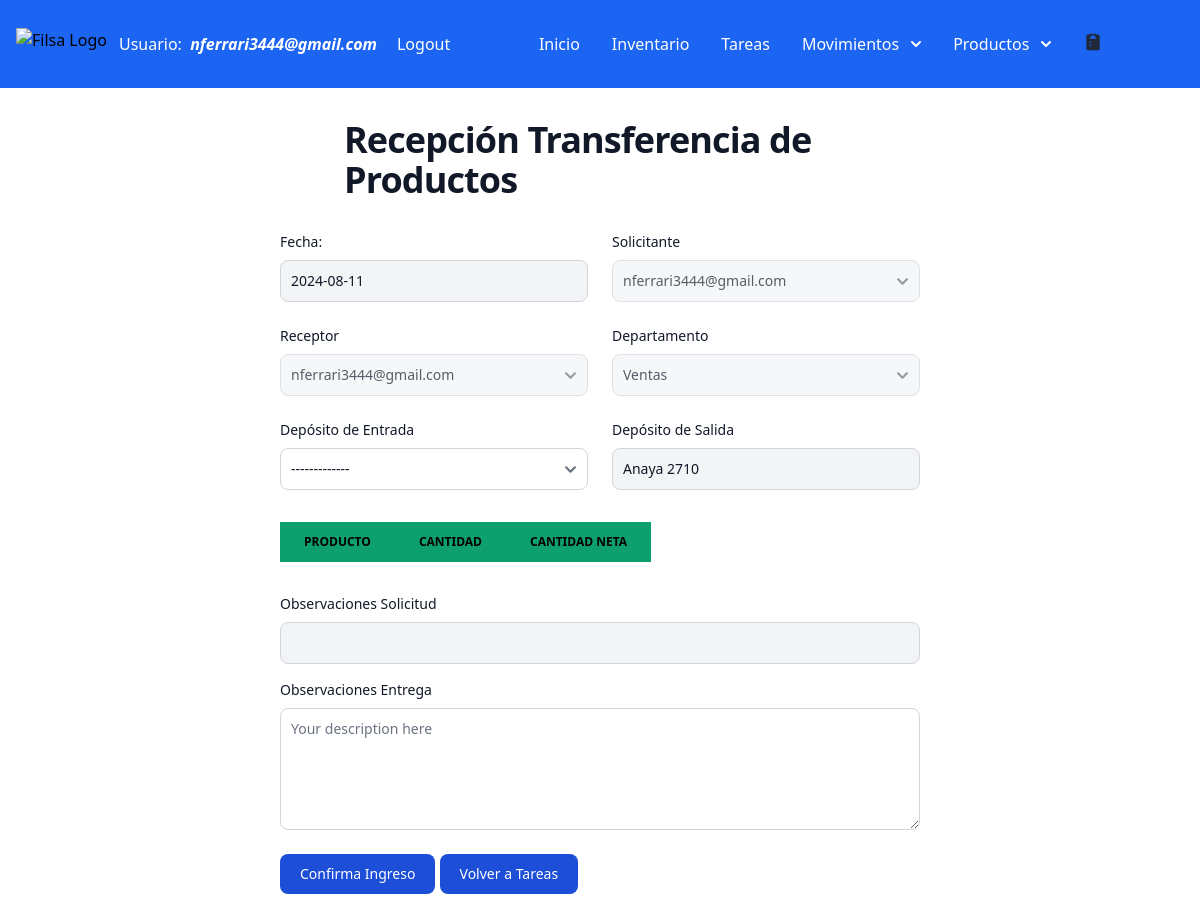
The page /transfer-reception/1 (signed in) on the database as committed earlier.
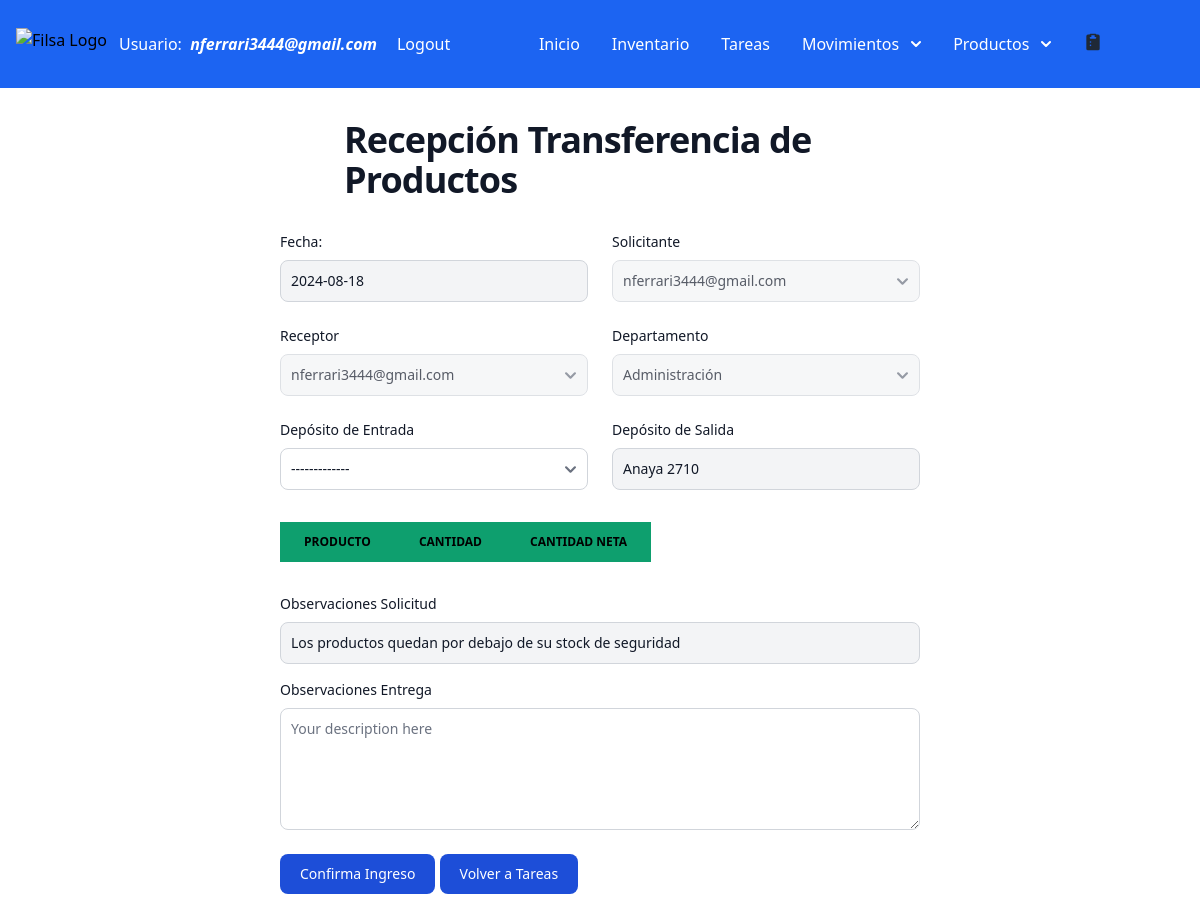
The same page on the database as committed later.
### filsa/models.py (models this page shows)
class Tasks(models.Model):
    STATUS = [('Pending','Pending'),
              ('Confirmed','Confirmed'),
              ('Cancelled', 'Cancelled')]
    DEPARTMENT = [('Ventas','Ventas'),
                ('Dirección', 'Dirección'),
                ('Administración', 'Administración'),
                 ('Encargado Servicio Técnico', 'Encargado Servicio Técnico'),
                ('Servicio Técnico', 'Servicio Técnico'),
                ('Logística','Logística')
                ]
    MOTIVOSINGRESO = [('Devolución Mercadería', 'Devolución Mercadería'),
                ('Importación', 'Importación'),
                 ('Compra en Plaza', 'Compra en Plaza'),
                 ('Armado Nuevo Producto', 'Armado Nuevo Producto' )]
    MOTIVOSEGRESO = [('Servicio Técnico', 'Servicio Técnico'),
                     ('Planta de Armado', 'Planta de Armado'),
                      ('Ventas', 'Ventas'),
                       ('Mantenimiento', 'Mantenimiento') ]
    task_id = models.AutoField(primary_key=True)
    receptor = models.ForeignKey(CustomUser, on_delete=models.CASCADE, related_name='receptor',  blank=True, null=True)
    issuer = models.ForeignKey(CustomUser, on_delete=models.CASCADE, related_name='issuer', blank=True, null=True)
    status = models.CharField(max_length=30, choices= STATUS, default='Pending')
    department = models.CharField(max_length=30, choices = DEPARTMENT, default='Sales')
    date = models.DateField(verbose_name=u"Fecha")
    deliveryDate = models.DateField(verbose_name=u"Fecha", default = '1970-01-01')
    motivoIngreso = models.CharField(max_length=30, choices = MOTIVOSINGRESO) # default='Transferencia Depósitos')
    motivoEgreso = models.CharField(max_length=30, choices = MOTIVOSEGRESO) #default='Transferencia Depósitos')
    warehouseProduct = models.ForeignKey(WarehousesProduct, on_delete= models.CASCADE, blank=True, null=True)
    actionType = models.CharField(max_length=20,  default='Inbound')
    observationsSolicitud = models.CharField(max_length=500, null=True, blank= True)
    observationsConfirma = models.CharField(max_length=500, null=True, blank= True)

### filsa/views.py (the view)
# urls.py: path('transfer-reception/<int:requested_id>', transferReceptionView, name='transferreception'),
@login_required
def transferReceptionView(request, requested_id):
    pendingTask = Tasks.objects.filter(task_id=requested_id).first()
    print('request is:', request.method)
    print('request product data', request.POST.get('product_0'))
    product = request.POST.get('product')
    issuer = request.POST.get('issuer')
    products = pendingTask.stockmovements_set.all()
    tasks = Tasks.objects.filter(task_id=requested_id, actionType='Transferencia').prefetch_related('stockmovements_set')
    numberOfProducts = request.POST.get('extra_field_count')
    print('number Of Produtos in Inbound Reception View is {}'.format(numberOfProducts))
    if request.method == "POST":
        form = TransferReceptionForm(request.POST, instance= pendingTask, extra= request.POST.get('extra_field_count'))
        print('form is valid', form.is_valid())
        print('form fields are', form.cleaned_data)
        if form.is_valid():
            print('el form es valido')
            department = form.cleaned_data['department']
            issuer = form.cleaned_data['issuer']
            receptor = form.cleaned_data['receptor']
            warehouse = form.cleaned_data['warehouse']
            warehouseSalida = form.cleaned_data['warehouseSalida']
            print('warehouse in form is', warehouse)
            actionType = 'Confirma Transferencia'
            observations = form.cleaned_data['observationsConfirma']
            observationsSolicitud = form.cleaned_data['observationsSolicitud']
            deliveryDate = datetime.now().date()
            datalist = []
            taskToUpdate = Tasks.objects.filter(task_id=requested_id)
            taskToUpdate.update(status='Confirmed', actionType= actionType, observationsConfirma=observations, observationsSolicitud= observationsSolicitud, deliveryDate=deliveryDate)
            taskupdated = Tasks.objects.filter(task_id = requested_id).values_list('receptor', 'issuer','status', 'motivoIngreso','motivoEgreso','warehouseProduct__name','actionType')
            print('taskupdated in view is ', taskupdated)
            task = Tasks.objects.get(task_id=requested_id)
            form.fields['warehouse'] = warehouse
            for i , product in enumerate(products):
                form.fields['producto_{}'.format(i)] = product.warehouseProduct.product.name                     #product.product.name
                form.fields['cantidad_{}'.format(i)] = product.cantidad
                netQuantity = form.cleaned_data['cantidadNeta_{}'.format(i)]
                quantity = form.fields['cantidad_{}'.format(i)]
                diffQuantity = int(quantity) - int(netQuantity)
                productdb = get_object_or_404(Product, product_id = product.warehouseProduct.product.product_id)
                print('productdb is', productdb)
                warehouseProductSalida = WarehousesProduct.objects.filter(product=productdb, name = warehouseSalida)
                warehouseProductSalida.update(quantity = F('quantity') - quantity) #, deltaQuantity = F('deltaQuantity') - diffQuantity)
                warehouseProductEnTransito = WarehousesProduct.objects.filter(product=productdb , name = 'En Transito')
                warehouseProductEnTransito.update(quantity = F('quantity') - quantity) #, deltaQuantity = F('deltaQuantity') - diffQuantity)
                warehouseProduct = WarehousesProduct.objects.filter(product= productdb, name=warehouse)
                print('productToUPdate is', warehouseProduct)
                if warehouseProduct.exists():
                    warehouseProduct_data = WarehousesProduct.objects.get(product=productdb, name=warehouse)
                    warehouseProduct.update(quantity = F('quantity') + netQuantity, deltaQuantity = F('deltaQuantity') - diffQuantity)
                    newProduct = StockMovements(warehouseProduct =  warehouseProduct_data  ,          #     product_data,
                             actionType = actionType,
                                         cantidad= quantity, cantidadNeta=netQuantity, task = task )
                    datalist.append(newProduct)
                    if diffQuantity > 0 : #and motivoEgreso in ('Ventas','Planta de Armado'):
                        if DiffProducts.objects.filter(warehouseProduct= warehouseProduct_data).exists(): #, warehouse= warehouse).exists():
                            DiffProducts.objects.filter(warehouseProduct= warehouseProduct_data).update(totalPurchase= F('totalPurchase') + quantity, totalQuantity= F('totalQuantity') + netQuantity, productDiff= F('productDiff') + diffQuantity) #), warehouse=warehouse).update(totalPurchase= F('totalPurchase') + quantity, totalQuantity= F('totalQuantity') + netQuantity, productDiff= F('productDiff') + diffQuantity)
                        else:
                            DiffProducts.objects.create(warehouseProduct= warehouseProduct_data,  totalPurchase=quantity, totalQuantity= netQuantity, productDiff= diffQuantity)
                else:
                    newProductInDeposit= WarehousesProduct.objects.create(product=productdb, name=warehouse, quantity = netQuantity, deltaQuantity=  diffQuantity)
                    newProductMovement = StockMovements(warehouseProduct = newProductInDeposit,
                             actionType = actionType,
                                         cantidad= quantity, cantidadNeta=netQuantity, task = task )
                    datalist.append(newProductMovement)
                    if diffQuantity > 0 : #and motivoEgreso in ('Ventas','Planta de Armado'):
                        if DiffProducts.objects.filter(warehouseProduct= newProductInDeposit).exists(): #, warehouse= warehouse).exists():
                             DiffProducts.objects.filter(warehouseProduct= newProductInDeposit).update(totalPurchase= F('totalPurchase') + quantity, totalQuantity= F('totalQuantity') + netQuantity, productDiff= F('productDiff') + diffQuantity) #), warehouse=warehouse).update(totalPurchase= F('totalPurchase') + quantity, totalQuantity= F('totalQuantity') + netQuantity, productDiff= F('productDiff') + diffQuantity)
                        else:
                            DiffProducts.objects.create(warehouseProduct= newProductInDeposit,  totalPurchase=quantity, totalQuantity= netQuantity, productDiff= diffQuantity)
                productWarehouseToDelete = WarehousesProduct.objects.filter(product = productdb, name="En Transito")
                print('productToUpdate is:', productWarehouseToDelete)
                productWarehouseToDelete.delete()
            StockMovements.objects.bulk_create(datalist)
            send_mail(
                subject='Confirmacion de Transferencia de Productos',
                message= 'Se confirma la transferencia de {} productos al depósito {}. La tarea fue confirmada por {}'.format(numberOfProducts,warehouse, receptor),
                from_email = settings.EMAIL_HOST_USER,
                recipient_list=[issuer],
                fail_silently=False,
                auth_user=None,
                auth_password=None,
                connection=None,
                html_message=None
            )
            return redirect('/tasks/')
    else:
        form = TransferReceptionForm(instance= pendingTask ,
                                    initial={"task_id": requested_id })
    return render(request, "transferReception.html", {"form": form, 'task_id': requested_id , "tasks": tasks}) #, "numberOfProducts": len(productsToReceive)})

### filsa/templates/transferReception.html (shortened to what this page needs)
{% extends '_base.html' %}
{% load static %}
{% block content %}
<section class="bg-white dark:bg-gray-900">
    <div class="py-8 px-4 mx-auto max-w-2xl lg:py-8">
        <h1 class="flex mb-8 text-2xl sm:px-16 xl:px-15 font-extrabold leading-none tracking-tight text-gray-900 md:text-3xl lg:text-4xl dark:text-white">Recepción Transferencia de Productos</h1>
        <form id ='productsreception' action="{% url 'transferreception' task_id %}" method="POST" onsubmit="openLoader()">
            <div class="grid gap-4 sm:grid-cols-2 sm:gap-6">
                <div class="w-full">
                    <label for="brand" class="block mb-2 text-sm font-medium text-gray-900 dark:text-white">{{form.date.label_tag}}</label>
                    {{form.date}}
                    </div>
                <div>
                    <label for="solicitante" class="block mb-2 text-sm font-medium text-gray-900 dark:text-white">Solicitante</label>
                            {{form.issuer}}
                </div>
                <div>
                    <label for="solicitante" class="block mb-2 text-sm font-medium text-gray-900 dark:text-white">Receptor</label>
                            {{form.receptor}}
                </div>
                <div>
                <label for="departamento" class="block mb-2 text-sm font-medium text-gray-900 dark:text-white">Departamento</label>
                {{form.department}}
                </div>
                <div>
                    <label for="departamento" class="block mb-2 text-sm font-medium text-gray-900 dark:text-white">Depósito de Entrada</label>
                    {{form.warehouse}}
                    </div>
                    <div>
                        <label for="departamento" class="block mb-2 text-sm font-medium text-gray-900 dark:text-white">Depósito de Salida</label>
                        {{form.warehouseSalida}}
                        </div>
                </div>
                 <div class="py-8">
                 <table id="productTable" class="py-8 px-4 max-w-4xl lg:py-16 text-sm text-left rtl:text-right text-gray-500 dark:text-gray-400">
                    <thead class="text-xs text-black uppercase bg-green-500 dark:bg-gray-700 dark:text-gray-400">
                        <tr>
                            <th scope="col" class="px-6 py-3">Producto</th>
                            <th scope="col" class="px-6 py-3">Cantidad</th>
                            <th scope="col" class="px-6 py-3">Cantidad Neta</th>
                        </tr>
                    </thead>
                </table>
            </div>
            <div class="sm:col-span-2">
                <label for="description" class="block mb-2 text-sm font-medium text-gray-900 dark:text-white">Observaciones Solicitud</label>
                {{form.observationsSolicitud}}
            </div>
                <div class="sm:col-span-2">
                    <label for="description" class="block mb-2 mt-4 text-sm font-medium text-gray-900 dark:text-white">Observaciones Entrega</label>
                    {{form.observationsConfirma}}
                </div>
            <button type="submit" class="inline-flex items-center px-5 py-2.5 mt-4 sm:mt-6 text-sm font-medium text-center text-white bg-primary-700 rounded-lg focus:ring-4 focus:ring-primary-200 dark:focus:ring-primary-900 hover:bg-primary-800">
                Confirma Ingreso
            </button>
            <a href="{% url 'tasks' %}" ><button type="button" class="inline-flex items-center px-5 py-2.5 mt-4 sm:mt-6 text-sm font-medium text-center text-white bg-primary-700 rounded-lg focus:ring-4 focus:ring-primary-200 dark:focus:ring-primary-900 hover:bg-primary-800">
                Volver a Tareas
                </button></a>
        </form>
    </div>
  </section>
  {% endblock content %}

Rows that differ between the two databases and show on the page:
changed Tasks "nferrari3444@gmail.com": date "2024-08-11" → "2024-08-18"; department "Ventas" → "Administración"; observationsSolicitud (not shown) → "Los productos quedan por debajo de su stock de seguridad"
